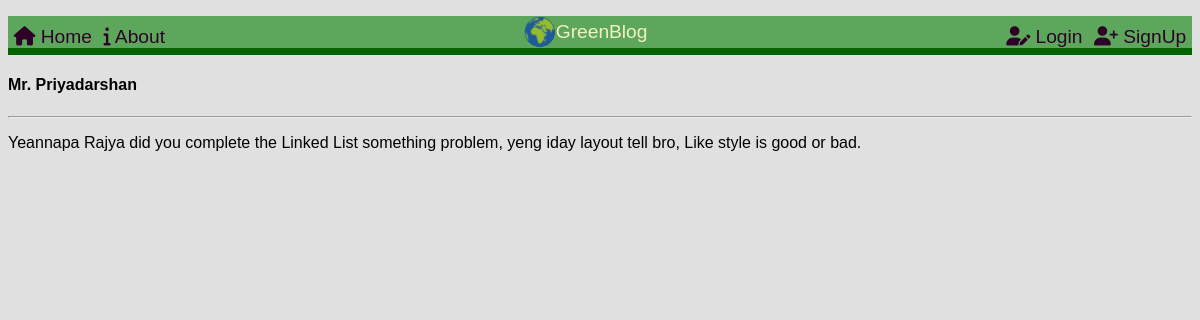
Screenshot of /msg/3/ with the database file from the repository.
### green_blog_main/models.py (models this page shows, shortened)
class Blog(models.Model):
    title = models.CharField(max_length=50)
    message = models.TextField()
    blog_date = models.DateField(auto_now_add=True)
    usr = models.ForeignKey('auth.User', on_delete=models.CASCADE)

### green_blog_main/views.py (the view)
# urls.py: path('msg/<int:pk>/', DetailPageView.as_view(), name='blog-detail')
class DetailPageView(DetailView):
    model = Blog
    title = 'TesT_Only'
    template_name = 'blog_detail.html'

### templates/blog_detail.html
{% extends 'base.html' %}
    {% block main %}
        <div class="main">
            <h4> {{ blog.title }}</h4>
            <hr>
            <p> {{ blog.message }}</p>
        </div>
    {% endblock main%}

### static/css/base.css (style rules this page uses)
html { font-family: 'Gill Sans', 'Gill Sans MT', Calibri, 'Trebuchet MS', sans-serif; }
body { background-color: #e0e0e0; }

### rows the page displays
Blog: title "Mr. Priyadarshan", message "Yeannapa Rajya did you complete the Linked List something problem, yeng iday layout tell bro, Like style is good or bad."
